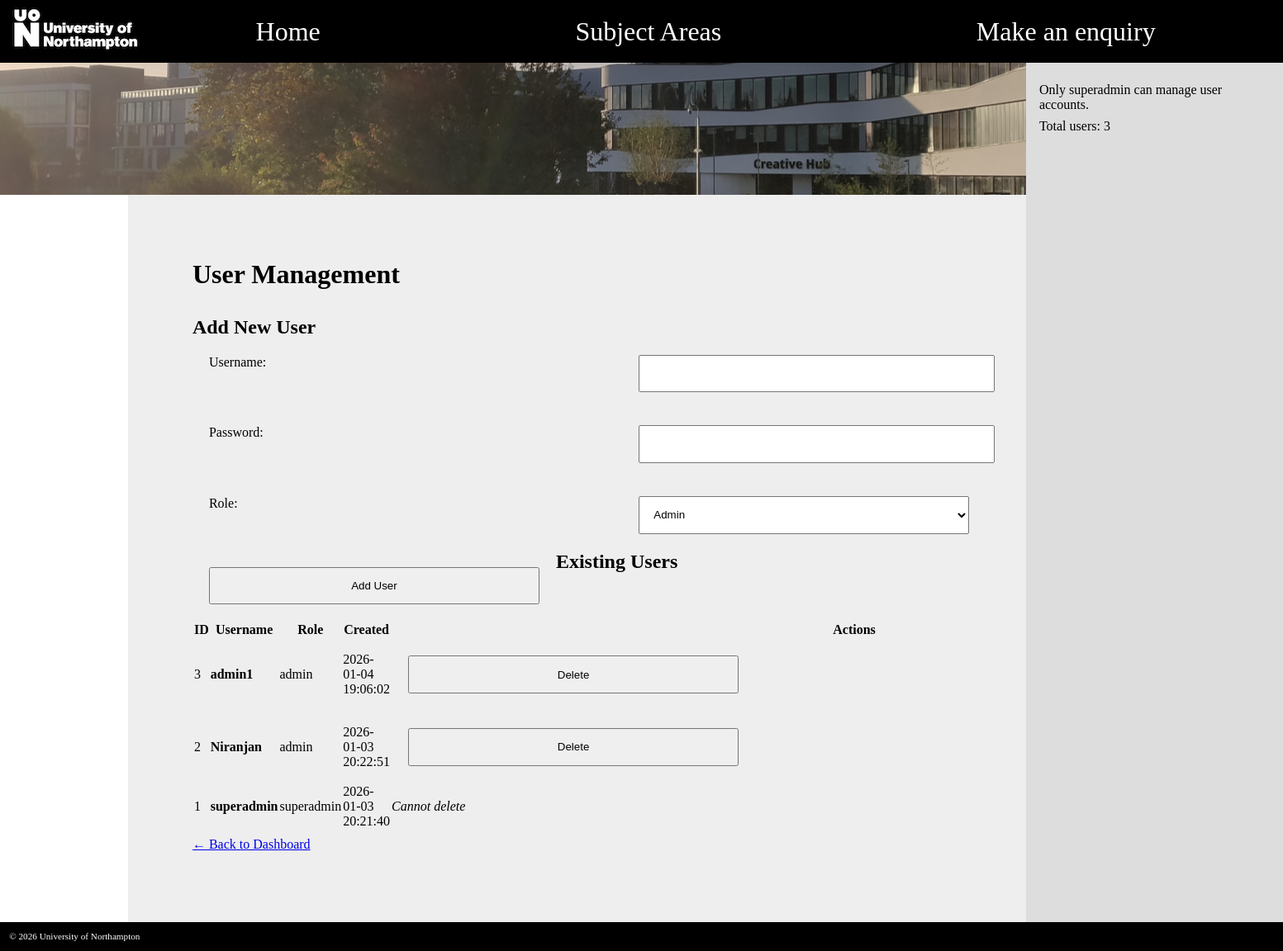
Page /default/public/admin/users.php (signed in) on the committed database.
### tables this page shows
CREATE TABLE `users` (
  `id` int(11) NOT NULL AUTO_INCREMENT,
  `username` varchar(50) NOT NULL,
  `password` varchar(255) NOT NULL,
  `role` varchar(20) NOT NULL,
  `created_at` timestamp NULL DEFAULT current_timestamp(),
  PRIMARY KEY (`id`),
  UNIQUE KEY `username` (`username`)
);

### default/public/admin/users.php (the view, shortened to what this page needs)
<?php
require_once '../includes/database.php';
$stmt = $pdo->prepare('SELECT * FROM users WHERE id = :id');
$stmt->execute(['id' => $_SESSION['loggedin']]);
$stmt = $pdo->prepare('SELECT * FROM users ORDER BY role, username');
$stmt->execute();
$users = $stmt->fetchAll();
?>
<!doctype html>
<html>
<head>
    <link rel="stylesheet" href="../uon.css" />
</head>
<body>
    <header>
        <img src="../logo.jpg" alt="logo" />
        <ul>
            <li><a href="../index.php">Home</a></li>
            <li>Subject Areas
            </li>
            <li><a href="../enquiry.php">Make an enquiry</a></li>
        </ul>
    </header>
    <section></section>
    <main>
        <h1>User Management</h1>
        <h2>Add New User</h2>
        <form action="" method="POST">
            <label>Username:</label>
            <input type="text" name="username" required />
            <label>Password:</label>
            <input type="password" name="password" required />
            <label>Role:</label>
            <select name="role">
                <option value="admin">Admin</option>
            </select>
            <input type="submit" name="submit" value="Add User" />
        </form>
        <h2>Existing Users</h2>
        <?php if (count($users) > 0): ?>
            <table class="user-table">
                <thead>
                    <tr>
                        <th>ID</th>
                        <th>Username</th>
                        <th>Role</th>
                        <th>Created</th>
                        <th>Actions</th>
                    </tr>
                </thead>
                <tbody>
                    <?php foreach ($users as $user): ?>
                    <tr>
                        <td data-label="ID"><?php echo $user['id']; ?></td>
                        <td data-label="Username"><strong><?php echo htmlspecialchars($user['username']); ?></strong></td>
                        <td data-label="Role">
                            <span class="role-badge role-<?php echo $user['role']; ?>">
                                <?php echo htmlspecialchars($user['role']); ?>
                            </span>
                        </td>
                        <td data-label="Created"><?php echo $user['created_at']; ?></td>
                        <td>
                            <?php if ($user['id'] != 1): ?>
                            <form action="" method="POST" class="admin-actions">
                                <input type="submit" value="Delete"
                                       onclick="return confirm('Are you sure you want to delete user <?php echo htmlspecialchars($user['username']); ?>?');" />
                            </form>
                            <?php else: ?>
                            <em>Cannot delete</em>
                            <?php endif; ?>
                        </td>
                    </tr>
                    <?php endforeach; ?>
                </tbody>
            </table>
        <?php else: ?>
            <p>No users found.</p>
        <?php endif; ?>
        <p><a href="index.php">← Back to Dashboard</a></p>
    </main>
    <aside>
        <p>Only superadmin can manage user accounts.</p>
        <p>Total users: <?php echo count($users); ?></p>
    </aside>
    <footer>
        &copy; <?php echo date('Y'); ?> University of Northampton
    </footer>
</body>
</html>

### default/public/uon.css (style rules this page uses)
* { margin: 0; padding: 0; }
body { background-color: white; font-family: 'Oxygen-Regular'; display: grid; grid-template-columns: 10% 70% 20%; grid-template-rows: auto; grid-template-areas: "header header header" "img img aside" ". main aside" "footer footer footer"; }
body > section { grid-area: img; height: 20vh; background-image: url(uni.jpg); background-position: center center; }
header a { color: white; text-decoration: none; }
main { min-height: 20vh; grid-area: main; padding: 5vw; background-color: #eee; }
header { background-color: black; grid-area: header; }
aside { background-color: #ddd; min-height: 20px; grid-area: aside; padding: 1vw; }
footer { color: white; padding: 1em; background-color: black; font-size: 0.7em; grid-area: footer; }
header { display: grid; grid-template-columns: 10% 90%; }
header ul { align-self: center; display: grid; grid-template-columns: auto auto auto; grid-template-rows: auto; color: white; list-style-type: none; }
header > ul > li { font-size: 2em; cursor: pointer; text-align: center; }
h1 { font-weight: bold; margin-bottom: 1em; }
p { margin-top: 0.5em; margin-bottom: 0.5em; }
form { display: block; width: 70em }
form input, form select { padding: 1em }
form input, form label, form select, form textarea { float: left; width: 30em; margin: 20px }
form label { clear: left }

### rows in the picture
users: id "3", username "admin1", role "admin", created_at "2026-01-04 19:06:02"
users: id "2", username "Niranjan", role "admin", created_at "2026-01-03 20:22:51"
users: id "1", username "superadmin", role "superadmin", created_at "2026-01-03 20:21:40", shows "Cannot delete"

### other values in the picture
count($users) "3"
